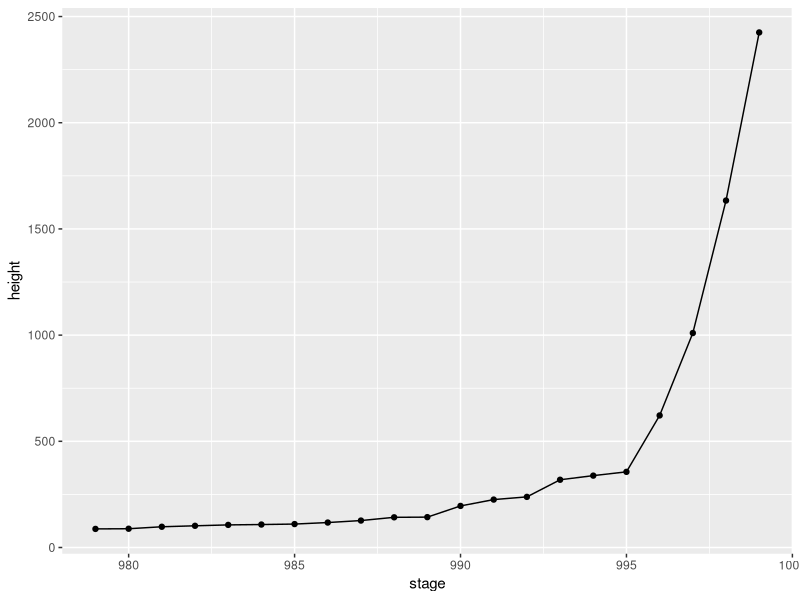
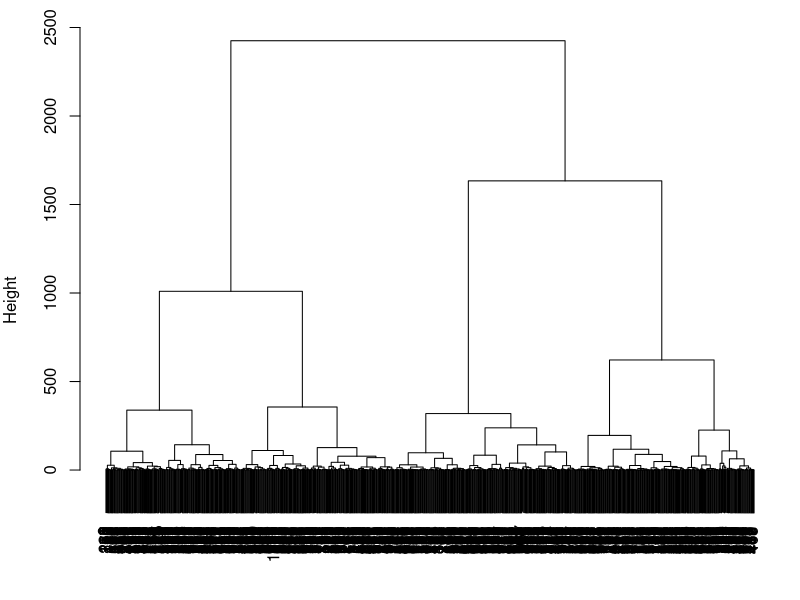
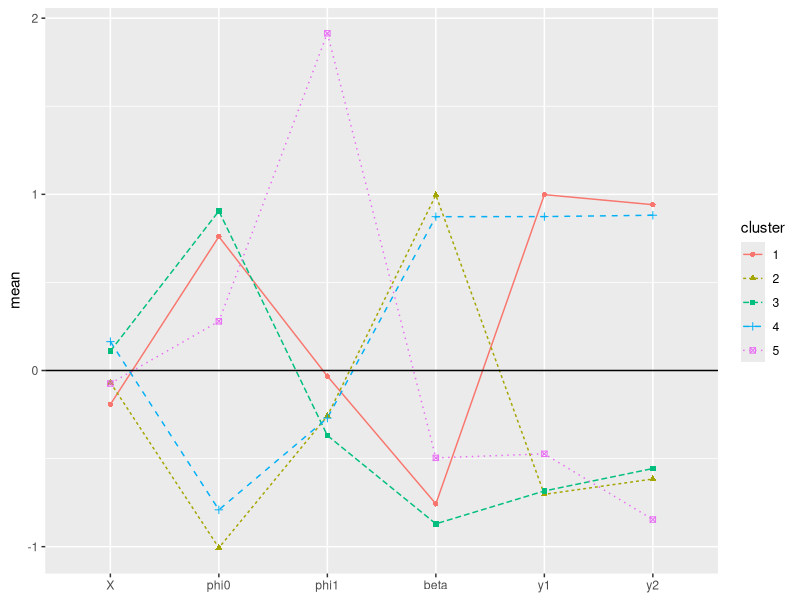

These figures' R source, in order: (Note: this script raises an error after producing the figures.)
library(ggplot2)
library(reshape2)

garch<-read.csv("./GARCH/garch.csv")
nc=ncol(garch)
data<-scale(garch[1:nc-1])
d<-dist(data,method="euclidean")^2
fit1<-hclust(d,method="ward.D")

tmp<-(length(fit1$height)-20):length(fit1$height)
ggplot(mapping=aes(x=tmp,y=fit1$height[tmp]))+
    geom_line()+
    geom_point()+
    labs(x="stage",y="height")

par(mar=c(1,4,1,1))
plot(fit1,sub="",xlab="",main="")

num=5
cluster<-cutree(fit1,k=num)
centers<-aggregate(x=data,by=list(cluster=cluster),FUN=mean)

fit2<-kmeans(x=data,centers=centers[-1],algorithm="MacQueen")

tb<-fit2$centers
tb<-data.frame(cbind(tb,cluster=1:num))
tbm<-melt(tb,id.vars="cluster")
tbm$cluster<-factor(tbm$cluster)
ggplot(tbm,aes(x=variable,y=value,group=cluster,colour=cluster))+
    geom_line(aes(linetype=cluster))+
    geom_point(aes(shape=cluster))+
    geom_hline(yintercept=0)+
    labs(x=NULL,y="mean")

aggregate(x=garch[1:nc-1],by=list(cluster=fit2$cluster),FUN=mean)
table(garch$type,fit2$cluster)

